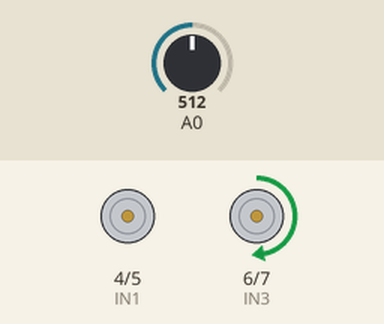
Recording of a sketch running on a simulated Arduino Uno, built with avr-gcc and run on an emulated ATmega328P. On the bench: motor-driver pin pairs drawn as motors (green arrow = first pin HIGH = forward, orange = second pin HIGH = backward, longer = more drive). Inputs (shaded band) come from the test bench; at power-on: A0 = 512.

Above: at 1.2 s.
1.3 s: A0 set to 716
At 1.7 s:
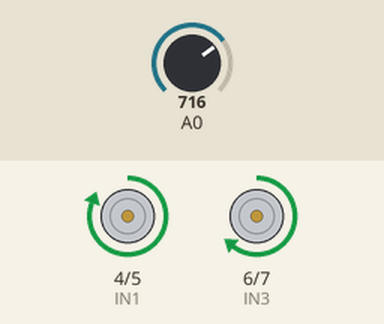
2.8 s: A0 set to 900
At 4.0 s:
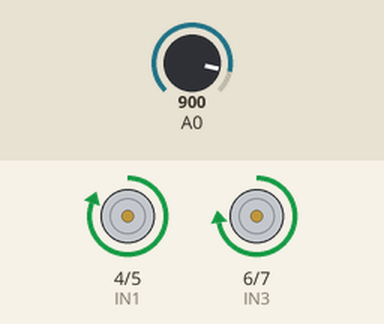
4.3 s: A0 set to 122
At 5.2 s:
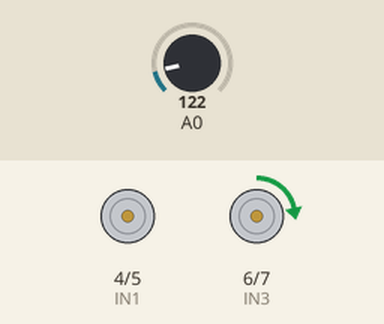
5.8 s: A0 set to 0
At 6.3 s:
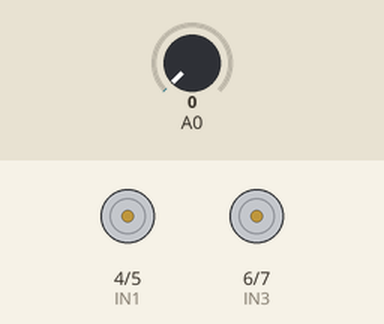
7.3 s: A0 set to 511
At 8.7 s:
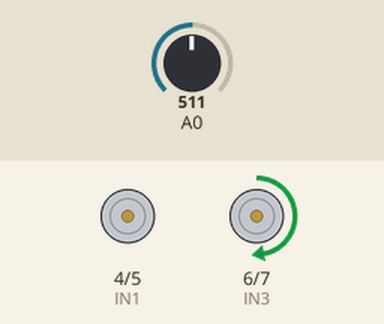
Timing chart, 0 to 9.8 s (numbered marks = the images above; inputs shaded):
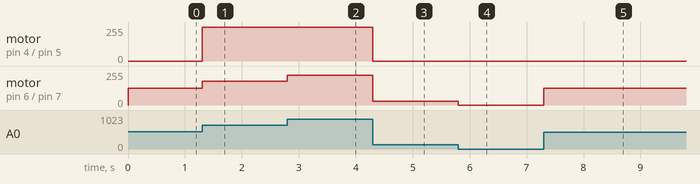

Measured:
- after the input at 1.3 s, motor on pin 4 (IN1) / pin 5 (IN2): stopped → forward 255/255 at once; motor on pin 6 (IN3) / pin 7 (IN4): forward 127/255 → forward 178/255 at once
- after the input at 2.8 s, motor on pin 6 (IN3) / pin 7 (IN4): forward 178/255 → forward 224/255 at once
- after the input at 4.3 s, motor on pin 4 (IN1) / pin 5 (IN2): forward 255/255 → stopped at once; motor on pin 6 (IN3) / pin 7 (IN4): forward 224/255 → forward 30/255 at once
- after the input at 5.8 s, motor on pin 6 (IN3) / pin 7 (IN4): forward 30/255 → stopped at once
- after the input at 7.3 s, motor on pin 6 (IN3) / pin 7 (IN4): stopped → forward 127/255 at once

The sketch:

teste_LN298.ino
```cpp
//Programa : Controle 2 motores DC usando Ponte H L298N

//Definicoes pinos Arduino ligados a entrada da Ponte H
int IN1 = 4;
int IN2 = 5;
int IN3 = 6;
int IN4 = 7;
int pot = 0;
int pulseWidth;

void setup()
{
 //Define os pinos como saida
 pinMode(IN1, OUTPUT);
 pinMode(IN1, OUTPUT);
 pinMode(IN2, OUTPUT);
 pinMode(IN3, OUTPUT);
 pinMode(IN4, OUTPUT);
}

void loop()
{
 pot = analogRead(0);
 pulseWidth = map(pot, 0, 1023, 0, 255);
 analogWrite(IN1, pulseWidth);
 digitalWrite(IN2, LOW);
 analogWrite(IN3, pulseWidth);
 digitalWrite(IN4, LOW);
}
```
